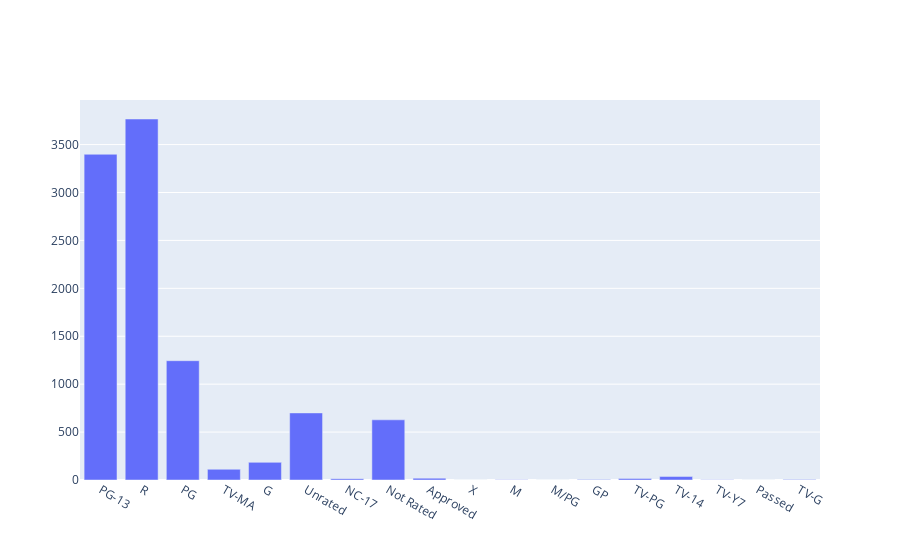

The notebook cell this image was saved under:
### Code cell
fig = plotBars(content_dict, isList=True)
fig.show()

### Figure 1 — Plotly figure (JSON) as saved in the notebook; plotly's stock layout.template omitted (floating-point values rounded to 4 significant figures)
{"data": [{"type": "bar", "x": ["PG-13", "R", "PG", "TV-MA", "G", "Unrated", "NC-17", "Not Rated", "Approved", "X", "M", "M/PG", "GP", "TV-PG", "TV-14", "TV-Y7", "Passed", "TV-G"], "y": [3399, 3767, 1245, 112, 184, 700, 14, 628, 19, 1, 2, 1, 5, 15, 36, 3, 1, 6]}], "layout": {}}
